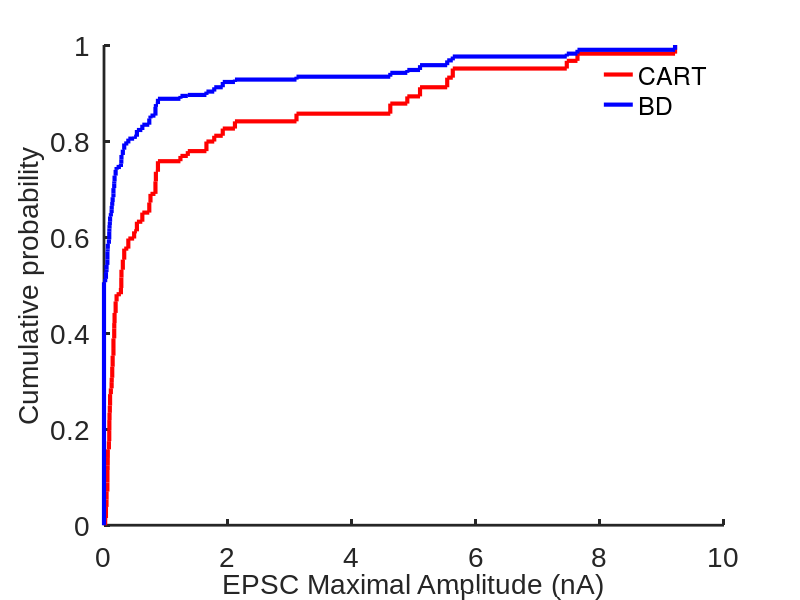
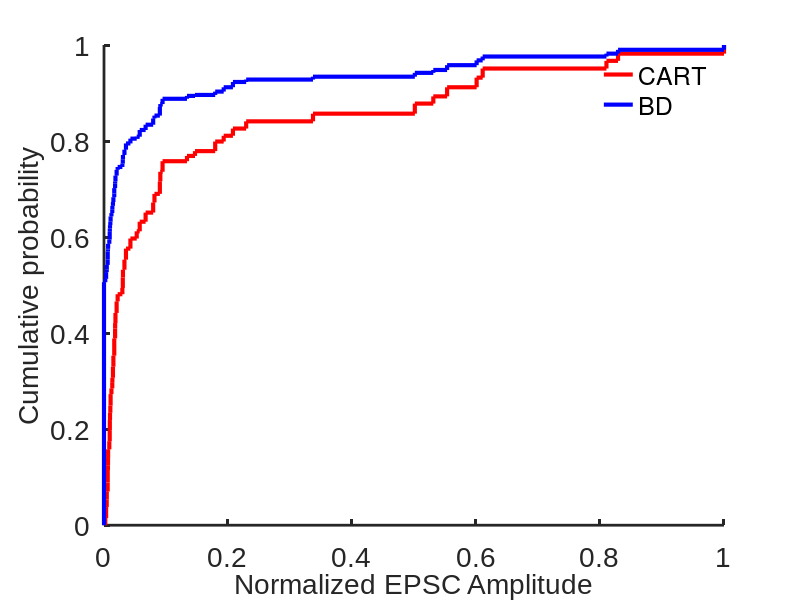
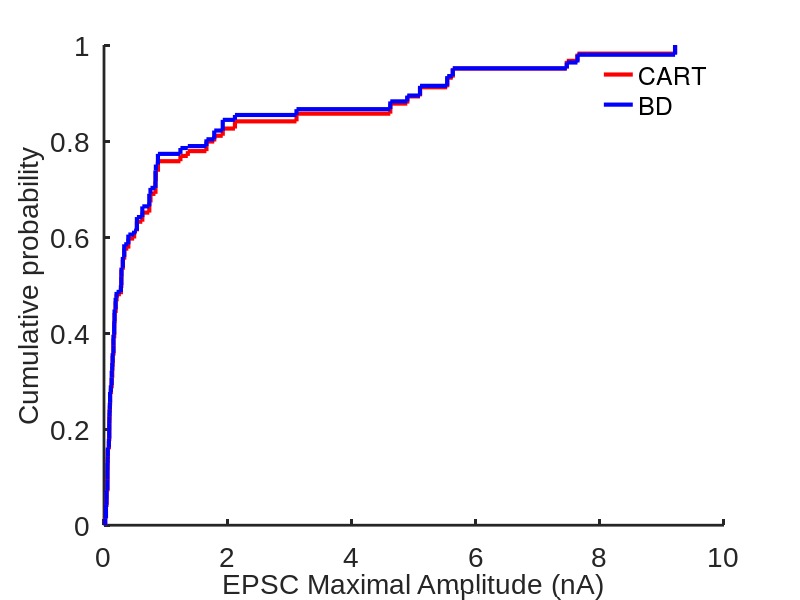
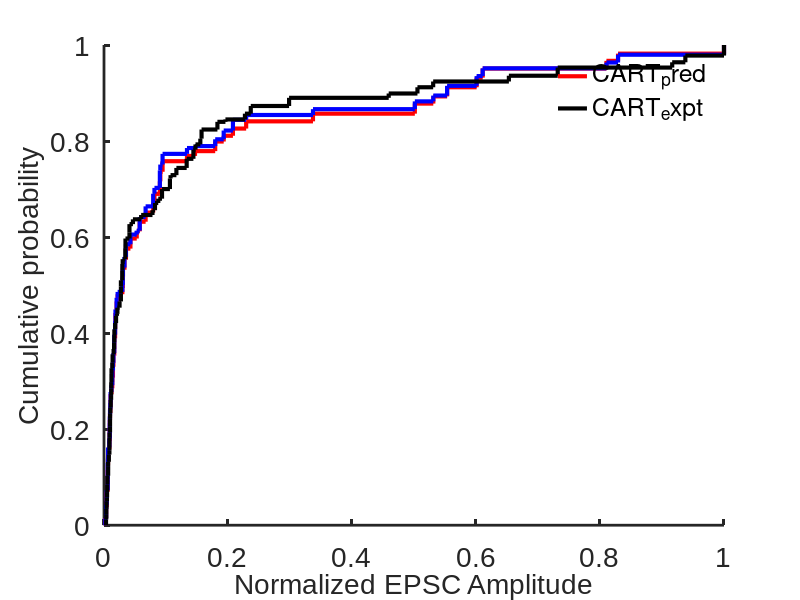

Source code (MATLAB) for these figures, in order:
close all
clear variables
clc

data = importdata('BD_AMPA_MAX.csv'); % Pool of maximum currents evoked by BD-CreER+ inputs 
data_cart = importdata('CART_AMPA_MAX.csv'); % Pool of maximum currents evoked by CART-Cre+ inputs
TC_total = 1000; 
BD_frac = 0.494; % Fraction of ventral ooDSGCs 
Dors_frac = 0.506; % Fraction of dorsal ooDSGCs

RGC_BD = [];
RGC_Dors = [];
RGC_CART = [];
CART = [];

i = 1;
while i <= TC_total * BD_frac
    RGC_Dors (i) = 0;
    RGC_BD (i) = data(randi(size(data,1)));
    RGC_CART (i) = RGC_Dors (i) + RGC_BD (i);
    CART(i) = data_cart(randi(size(data_cart,1)));
    i = i+1;
end

i = 1;
while i <= TC_total * Dors_frac
    RGC_Dors (end+1) = data(randi(size(data,1)));
    RGC_BD (end+1) = 0;
    RGC_CART (end+1) = RGC_Dors (end) + RGC_BD (end);
    CART(end+1) = data_cart(randi(size(data_cart,1)));
    i = i+1;
end

RGC_CART_plot = cdfplot (RGC_CART);
hold on;
BD_plot = cdfplot (RGC_BD);
hold on;
set (RGC_CART_plot, 'LineWidth', 3, 'Color', 'R');
set (BD_plot, 'LineWidth', 3, 'Color', 'B');
set(gca, 'LineWidth', 2);
set(gca, 'FontName', 'Arial');
set(gca, 'FontSize', 20);
box off
grid off
xlabel('EPSC Maximal Amplitude (nA)','FontSize',20);
ylabel('Cumulative probability','FontSize',20);
legend([RGC_CART_plot BD_plot], 'CART', 'BD', 'Location', 'best')
%legend("");
legend boxoff
title("");

nor_RGC_CART = RGC_CART / max (RGC_CART);
nor_RGC_BD = RGC_BD / max (RGC_BD);
nor_CART = CART / max (CART);

figure (2);
nor_RGC_CART_plot = cdfplot (nor_RGC_CART);
hold on;
nor_BD_plot = cdfplot (nor_RGC_BD);
set (nor_RGC_CART_plot, 'LineWidth', 3, 'Color', 'R');
set (nor_BD_plot, 'LineWidth', 3, 'Color', 'B');
set(gca, 'LineWidth', 2);
set(gca, 'FontName', 'Arial');
set(gca, 'FontSize', 20);
box off
grid off
xlabel('Normalized EPSC Amplitude','FontSize',20);
ylabel('Cumulative probability','FontSize',20);
legend([nor_RGC_CART_plot nor_BD_plot], 'CART', 'BD', 'Location', 'best')
%legend ("");
legend boxoff
title("");

j = 1;
i = 1;
while j <= length (RGC_CART)
    if RGC_CART (j) > 0
        RGC_CART_nonZ (i) = RGC_CART (j);
        i = i+1;
    else
    end
    j = j+1;
end

j = 1;
i = 1;
while j <= length (RGC_BD)
    if RGC_BD (j) > 0
        RGC_BD_nonZ (i) = RGC_BD (j);
        i = i+1;
    else
    end
    j = j+1;
end

j = 1;
i = 1;
while j <= length (RGC_Dors)
    if RGC_Dors (j) > 0
        RGC_Dors_nonZ (i) = RGC_Dors (j);
        i = i+1;
    else
    end
    j = j+1;
end

figure (3);
RGC_CART_nonZ_plot = cdfplot (RGC_CART_nonZ);
hold on;
RGC_BD_nonZ_plot = cdfplot (RGC_BD_nonZ);
set (RGC_CART_nonZ_plot, 'LineWidth', 3, 'Color', 'R');
set (RGC_BD_nonZ_plot, 'LineWidth', 3, 'Color', 'B');
set(gca, 'LineWidth', 2);
set(gca, 'FontName', 'Arial');
set(gca, 'FontSize', 20);
box off
grid off
xlabel('EPSC Maximal Amplitude (nA)','FontSize',20);
ylabel('Cumulative probability','FontSize',20);
legend([RGC_CART_nonZ_plot RGC_BD_nonZ_plot], 'CART', 'BD', 'Location', 'best')
%legend("");
legend boxoff
title("");

j = 1;
i = 1;
while j <= length (nor_RGC_CART)
    if nor_RGC_CART (j) > 0
        nor_RGC_CART_nonZ (i) = nor_RGC_CART (j);
        i = i+1;
    else
    end
    j = j+1;
end

j = 1;
i = 1;
while j <= length (nor_RGC_BD)
    if nor_RGC_BD (j) > 0
        nor_RGC_BD_nonZ (i) = nor_RGC_BD (j);
        i = i+1;
    else
    end
    j = j+1;
end

j = 1;
i = 1;
while j <= length (nor_CART)
    if nor_CART (j) > 0
        nor_CART_nonZ (i) = nor_CART (j);
        i = i+1;
    else
    end
    j = j+1;
end

figure (4);
nor_RGC_CART_nonZ_plot = cdfplot (nor_RGC_CART_nonZ);
hold on;
nor_RGC_BD_nonZ_plot = cdfplot (nor_RGC_BD_nonZ);
hold on;
nor_CART_nonZ_plot = cdfplot (nor_CART_nonZ);
set (nor_RGC_CART_nonZ_plot, 'LineWidth', 3, 'Color', 'R');
set (nor_RGC_BD_nonZ_plot, 'LineWidth', 3, 'Color', 'B');
set (nor_CART_nonZ_plot, 'LineWidth', 3, 'Color', 'k');
set(gca, 'LineWidth', 2);
set(gca, 'FontName', 'Arial');
set(gca, 'FontSize', 20);
box off
grid off
xlabel('Normalized EPSC Amplitude','FontSize',20);
ylabel('Cumulative probability','FontSize',20);
legend([nor_RGC_CART_nonZ_plot nor_CART_nonZ_plot], 'CART_pred', 'CART_expt', 'Location', 'best');
%legend("");
legend boxoff
title("");
[nor_nonZ_h1,p1] = kstest2 (nor_RGC_CART_nonZ, nor_RGC_BD_nonZ);
[nor_nonZ_h2,p2] = kstest2 (nor_RGC_CART_nonZ, nor_CART_nonZ);
[nor_nonZ_h3,p3] = kstest2 (nor_RGC_BD_nonZ, nor_CART_nonZ);
test_result = [nor_nonZ_h1, p1; nor_nonZ_h2, p2;nor_nonZ_h3,p3];
